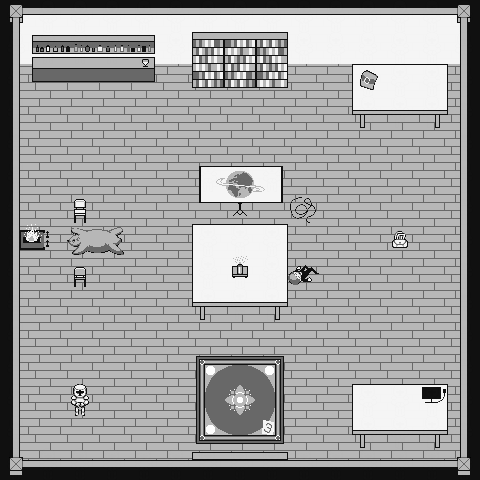

Below is a game level as drawn by its tile map, then a one-line description and the .tmx that defines it (tile-layer data replaced by summaries):
An orthogonal 15x15 tile map with 32x32 px tiles, 2 tile layers (Tile Layer 1, Collision) and 11 objects (missing weapon, the corpse, computer, scotch glass, snacks, ...).

<map version="1.0" orientation="orthogonal" width="15" height="15" tilewidth="32" tileheight="32">
 <tileset firstgid="1" name="tilesetsituationver3" tilewidth="32" tileheight="32">
  <image source="situationgame/tilesetsituationver3.png" width="256" height="288" />
 </tileset>
 <layer name="Tile Layer 1" width="15" height="15">
  <data>[225 cells, 225 non-empty, 65 distinct tile ids]</data>
 </layer>
 <layer name="Collision" width="15" height="15" opacity="0.01">
  <data>[225 cells, 95 non-empty, 1 distinct tile ids]</data>
 </layer>
 <objectgroup name="Evidence" width="15" height="15">
  <object name="missing weapon" x="68" y="380" width="22" height="38">
   <properties>
    <property name="x" value="2" />
    <property name="y" value="2" />
   </properties>
  </object>
  <object name="the corpse" x="288" y="264" width="29" height="24">
   <properties>
    <property name="x" value="9" />
    <property name="y" value="6" />
   </properties>
  </object>
  <object name="computer" x="420" y="385" width="27" height="18">
   <properties>
    <property name="x" value="13" />
    <property name="y" value="2" />
   </properties>
  </object>
  <object name="scotch glass" x="135" y="56" width="19" height="17">
   <properties>
    <property name="x" value="4" />
    <property name="y" value="12" />
   </properties>
  </object>
  <object name="snacks" x="356" y="68" width="25" height="22">
   <properties>
    <property name="x" value="11" />
    <property name="y" value="12" />
   </properties>
  </object>
  <object name="cable" x="288" y="195" width="39" height="26">
   <properties>
    <property name="x" value="9" />
    <property name="y" value="8" />
   </properties>
  </object>
  <object name="portrait" x="19" y="221" width="35" height="33">
   <properties>
    <property name="x" value="0" />
    <property name="y" value="7" />
   </properties>
  </object>
  <object name="manuscript" x="190" y="449" width="98" height="10">
   <properties>
    <property name="x" value="6" />
    <property name="y" value="0" />
   </properties>
  </object>
  <object name="paper scrap" x="261" y="415" width="15" height="21">
   <properties>
    <property name="x" value="8" />
    <property name="y" value="1" />
   </properties>
  </object>
  <object name="the purse" x="390" y="226" width="20" height="22">
   <properties>
    <property name="x" value="12" />
    <property name="y" value="7" />
   </properties>
  </object>
  <object name="poison book" x="188" y="34" width="37" height="54">
   <properties>
    <property name="x" value="6" />
    <property name="y" value="13" />
   </properties>
  </object>
 </objectgroup>
</map>